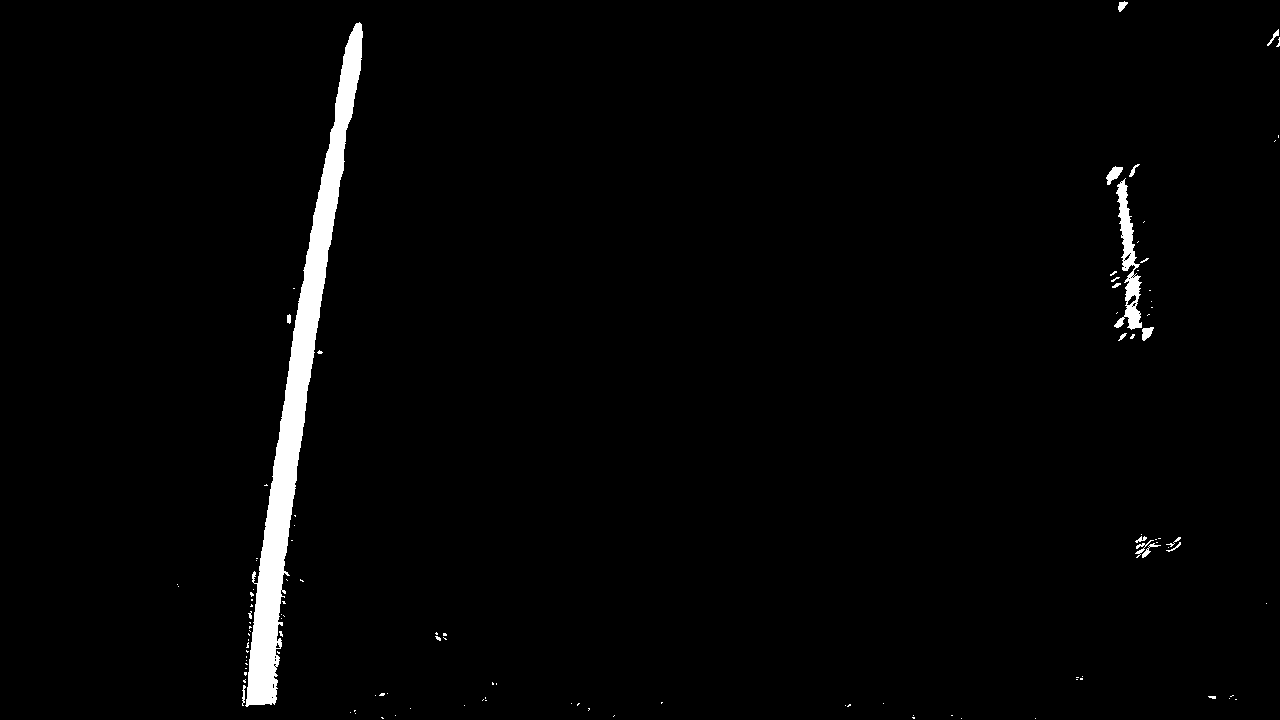
#> input picture threshold_images/test6.jpg, 1280 x 720 px
$ python lane_finding.py   (older library calls are emulated)
#> lines starting #> are read from the running program, lines starting #| are printed output that depends on the picture; after the words box and inside, x2 and y2 are one past the last pixel; in counts of white or black regions, pixels touching at a corner belong together; long printed decimals are rounded
import numpy as np
import cv2
import matplotlib.pyplot as plt
import matplotlib.image as mpimg


image_name = "test6.jpg"
binary_warped = cv2.imread("../threshold_images/"+image_name, cv2.IMREAD_GRAYSCALE)
#> binary_warped: shape (720, 1280); 2% white; 113 white regions (97 under 20 px), largest, box (x1, y1, x2, y2) and area: (245, 22, 363, 707) 15311, (1114, 178, 1142, 330) 1621, (1106, 166, 1123, 185) 163
# Assuming you have created a warped binary image called "binary_warped"
# Take a histogram of the bottom half of the image
histogram = np.sum(binary_warped[binary_warped.shape[0]//2:, :], axis=0)
#> histogram = 1280 values, max 61455 at index 274, min 0 at index 0, mean 1858.3
# Create an output image to draw on and  visualize the result
out_img = np.dstack((binary_warped, binary_warped, binary_warped))*255
# Find the peak of the left and right halves of the histogram
# These will be the starting point for the left and right lines
midpoint = np.int(histogram.shape[0]/2)
#> midpoint = 640
leftx_base = np.argmax(histogram[:midpoint])
#> leftx_base = 274
rightx_base = np.argmax(histogram[midpoint:]) + midpoint
#> rightx_base = 1143

# Choose the number of sliding windows
nwindows = 9
# Set height of windows
window_height = np.int(binary_warped.shape[0]/nwindows)
#> window_height = 80
# Identify the x and y positions of all nonzero pixels in the image
nonzero = binary_warped.nonzero()
#> nonzero = 18195 positions, rows 1 to 718, columns 177 to 1279
nonzeroy = np.array(nonzero[0])
#> nonzeroy = 18195 values from 1 to 718
nonzerox = np.array(nonzero[1])
#> nonzerox = 18195 values, max 1279 at index 248, min 177 at index 14559, mean 414.8
# Current positions to be updated for each window
leftx_current = leftx_base
#> leftx_current = 274
rightx_current = rightx_base
#> rightx_current = 1143
# Set the width of the windows +/- margin
margin = 50
# Set minimum number of pixels found to recenter window
minpix = 10
# Create empty lists to receive left and right lane pixel indices
left_lane_inds = []
right_lane_inds = []

# Step through the windows one by one
for window in range(nwindows):
    # Identify window boundaries in x and y (and right and left)
    win_y_low = binary_warped.shape[0] - (window+1)*window_height
    win_y_high = binary_warped.shape[0] - window*window_height
    win_xleft_low = leftx_current - margin
    win_xleft_high = leftx_current + margin
    win_xright_low = rightx_current - margin
    win_xright_high = rightx_current + margin
    # Draw the windows on the visualization image
    cv2.rectangle(out_img, (win_xleft_low, win_y_low), (win_xleft_high, win_y_high), (0, 255, 0), 2)
    cv2.rectangle(out_img, (win_xright_low, win_y_low), (win_xright_high, win_y_high), (0, 255, 0), 2)
    # Identify the nonzero pixels in x and y within the window
    good_left_inds = ((nonzeroy >= win_y_low) & (nonzeroy < win_y_high) &
                      (nonzerox >= win_xleft_low) & (nonzerox < win_xleft_high)).nonzero()[0]
    good_right_inds = ((nonzeroy >= win_y_low) & (nonzeroy < win_y_high) &
                       (nonzerox >= win_xright_low) & (nonzerox < win_xright_high)).nonzero()[0]
    # Append these indices to the lists
    left_lane_inds.append(good_left_inds)
    right_lane_inds.append(good_right_inds)
    # If you found > minpix pixels, recenter next window on their mean position
    if len(good_left_inds) > minpix:
        leftx_current = np.int(np.mean(nonzerox[good_left_inds]))
    if len(good_right_inds) > minpix:
        rightx_current = np.int(np.mean(nonzerox[good_right_inds]))
#> this loop made 9 passes
#> (win_xleft_low, win_xleft_high, win_xright_low, win_xright_high, leftx_current, rightx_current) on passes 3, 5, 6, 7, 9: (217, 317, 1093, 1193, 277, 1152), (239, 339, 1102, 1202, 300, 1134), (250, 350, 1084, 1184, 312, 1130), (262, 362, 1080, 1180, 326, 1122), (291, 391, 1072, 1172, 352, 1121)
#> (win_xleft_low, win_xleft_high, win_xright_low, win_xright_high, leftx_current) on passes 1, 2, 4, 8: (224, 324, 1093, 1193, 261), (211, 311, 1093, 1193, 267), (227, 327, 1102, 1202, 289), (276, 376, 1072, 1172, 341)
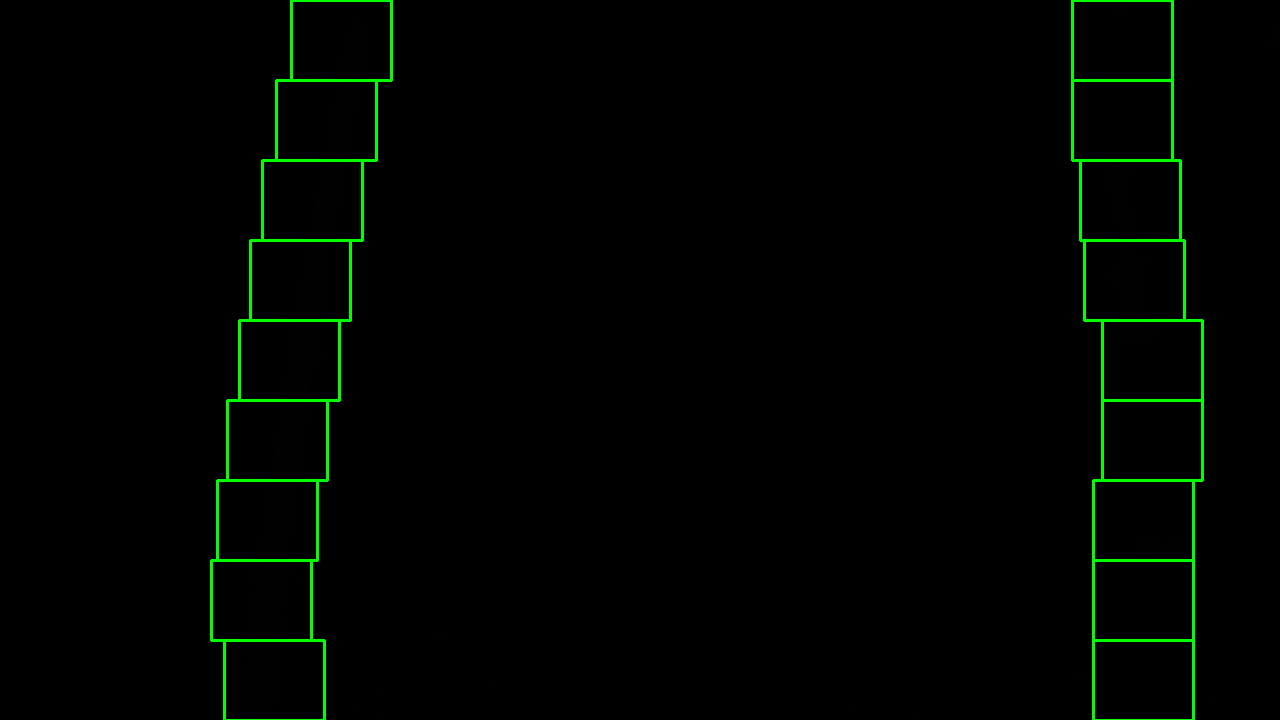
#> out_img: shape (720, 1280, 3); mean of channels 0, 1, 2 0, 4, 0; drawn as B, G, R
#> after the loop, left_lane_inds = 9 items; right_lane_inds = 9 items

# Concatenate the arrays of indices
left_lane_inds = np.concatenate(left_lane_inds)
#> left_lane_inds = 15564 values, max 18165 at index 1954, min 64 at index 14675, mean 9498.2
right_lane_inds = np.concatenate(right_lane_inds)
#> right_lane_inds = 2400 values, max 13852 at index 258, min 0 at index 2336, mean 6230.2

# Extract left and right line pixel positions
leftx = nonzerox[left_lane_inds]
#> leftx = 15564 values, max 362 at index 14748, min 242 at index 1478, mean 297.6
lefty = nonzeroy[left_lane_inds]
#> lefty = 15564 values, max 706 at index 1953, min 22 at index 14675, mean 398
rightx = nonzerox[right_lane_inds]
#> rightx = 2400 values, max 1180 at index 11, min 1106 at index 1709, mean 1130.3
righty = nonzeroy[right_lane_inds]
#> righty = 2400 values, max 557 at index 255, min 1 at index 2336, mean 282.4

# Fit a second order polynomial to each
left_fit = np.polyfit(lefty, leftx, 2)
#> left_fit = [7.54e-05, -0.205, 364.4]
right_fit = np.polyfit(righty, rightx, 2)
#> right_fit = [7.37e-05, 0.0281, 1115.6]

# Generate x and y values for plotting
ploty = np.linspace(0, binary_warped.shape[0]-1, binary_warped.shape[0])
#> ploty = 720 values from 0 to 719
left_fitx = left_fit[0]*ploty**2 + left_fit[1]*ploty + left_fit[2]
#> left_fitx = 720 values, max 364.4 at index 0, min 256.1 at index 719, mean 303.8
right_fitx = right_fit[0]*ploty**2 + right_fit[1]*ploty + right_fit[2]
#> right_fitx = 720 values from 1115.6 to 1173.9

# [8 lines of commented-out code are left out]

out_img = np.dstack((binary_warped, binary_warped, binary_warped))*255
window_img = np.zeros_like(out_img)
# Color in left and right line pixels
out_img[nonzeroy[left_lane_inds], nonzerox[left_lane_inds]] = [255, 0, 0]
out_img[nonzeroy[right_lane_inds], nonzerox[right_lane_inds]] = [0, 0, 255]

# Generate a polygon to illustrate the search window area
# And recast the x and y points into usable format for cv2.fillPoly()
left_line_window1 = np.array([np.transpose(np.vstack([left_fitx-margin, ploty]))])
#> left_line_window1 = 720 pairs, first value 206.1 to 314.4, second value 0 to 719
left_line_window2 = np.array([np.flipud(np.transpose(np.vstack([left_fitx+margin,
                              ploty])))])
#> left_line_window2 = 720 pairs, first value 306.1 to 414.4, second value 0 to 719
left_line_pts = np.hstack((left_line_window1, left_line_window2))
#> left_line_pts = 1440 pairs, first value 206.1 to 414.4, second value 0 to 719
right_line_window1 = np.array([np.transpose(np.vstack([right_fitx-margin, ploty]))])
#> right_line_window1 = 720 pairs, first value 1065.6 to 1123.9, second value 0 to 719
right_line_window2 = np.array([np.flipud(np.transpose(np.vstack([right_fitx+margin,
                              ploty])))])
#> right_line_window2 = 720 pairs, first value 1165.6 to 1223.9, second value 0 to 719
right_line_pts = np.hstack((right_line_window1, right_line_window2))
#> right_line_pts = 1440 pairs, first value 1065.6 to 1223.9, second value 0 to 719

# Draw the lane onto the warped blank image
cv2.fillPoly(window_img, np.int_([left_line_pts]), (0, 255, 0))
cv2.fillPoly(window_img, np.int_([right_line_pts]), (0, 255, 0))
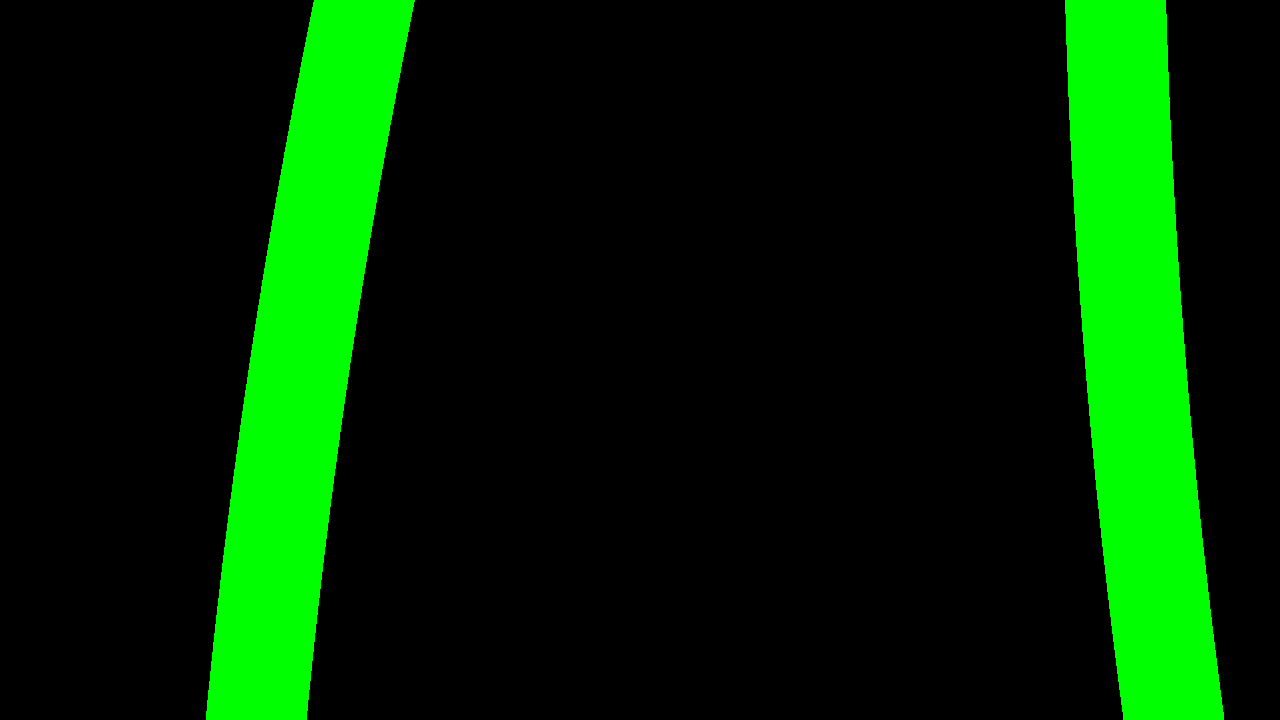
#> window_img: shape (720, 1280, 3); mean of channels 0, 1, 2 0, 40.2, 0; drawn as B, G, R
result = cv2.addWeighted(out_img, 1, window_img, 0.3, 0)
plt.imshow(result)
plt.plot(left_fitx, ploty, color='yellow')
plt.plot(right_fitx, ploty, color='yellow')
plt.xlim(0, 1280)
plt.ylim(720, 0)
plt.waitforbuttonpress()
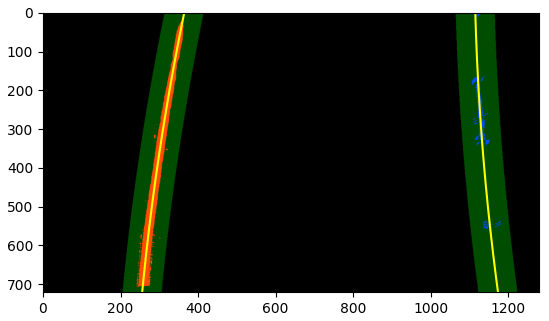
#> figure drawn by matplotlib, 1 panel
plt.close()

y_eval = np.max(ploty)
#> y_eval = 719

# Define conversions in x and y from pixels space to meters
ym_per_pix = 30/720  # meters per pixel in y dimension
xm_per_pix = 3.7/700  # meters per pixel in x dimension

# Fit new polynomials to x,y in world space
left_fit_cr = np.polyfit(ploty*ym_per_pix, left_fitx*xm_per_pix, 2)
#> left_fit_cr = [0.00023, -0.026, 1.93]
right_fit_cr = np.polyfit(ploty*ym_per_pix, right_fitx*xm_per_pix, 2)
#> right_fit_cr = [0.000224, 0.00357, 5.9]
# Calculate the new radii of curvature
left_curverad = ((1 + (2*left_fit_cr[0]*y_eval*ym_per_pix + left_fit_cr[1])**2)**1.5) / np.absolute(2*left_fit_cr[0])
#> left_curverad = 2177.9
right_curverad = ((1 + (2*right_fit_cr[0]*y_eval*ym_per_pix + right_fit_cr[1])**2)**1.5) / np.absolute(2*right_fit_cr[0])
#> right_curverad = 2228.3
# Now our radius of curvature is in meters
print(left_curverad, 'm', right_curverad, 'm')
#| 2177.854 m 2228.306 m


# Create an image to draw the lines on
warp_zero = np.zeros_like(binary_warped).astype(np.uint8)
color_warp = np.dstack((warp_zero, warp_zero, warp_zero))

# Recast the x and y points into usable format for cv2.fillPoly()
pts_left = np.array([np.transpose(np.vstack([left_fitx, ploty]))])
#> pts_left = 720 pairs, first value 256.1 to 364.4, second value 0 to 719
pts_right = np.array([np.flipud(np.transpose(np.vstack([right_fitx, ploty])))])
#> pts_right = 720 pairs, first value 1115.6 to 1173.9, second value 0 to 719
pts = np.hstack((pts_left, pts_right))
#> pts = 1440 pairs, first value 256.1 to 1173.9, second value 0 to 719

# Draw the lane onto the warped blank image
cv2.fillPoly(color_warp, np.int_([pts]), (0, 255, 0))
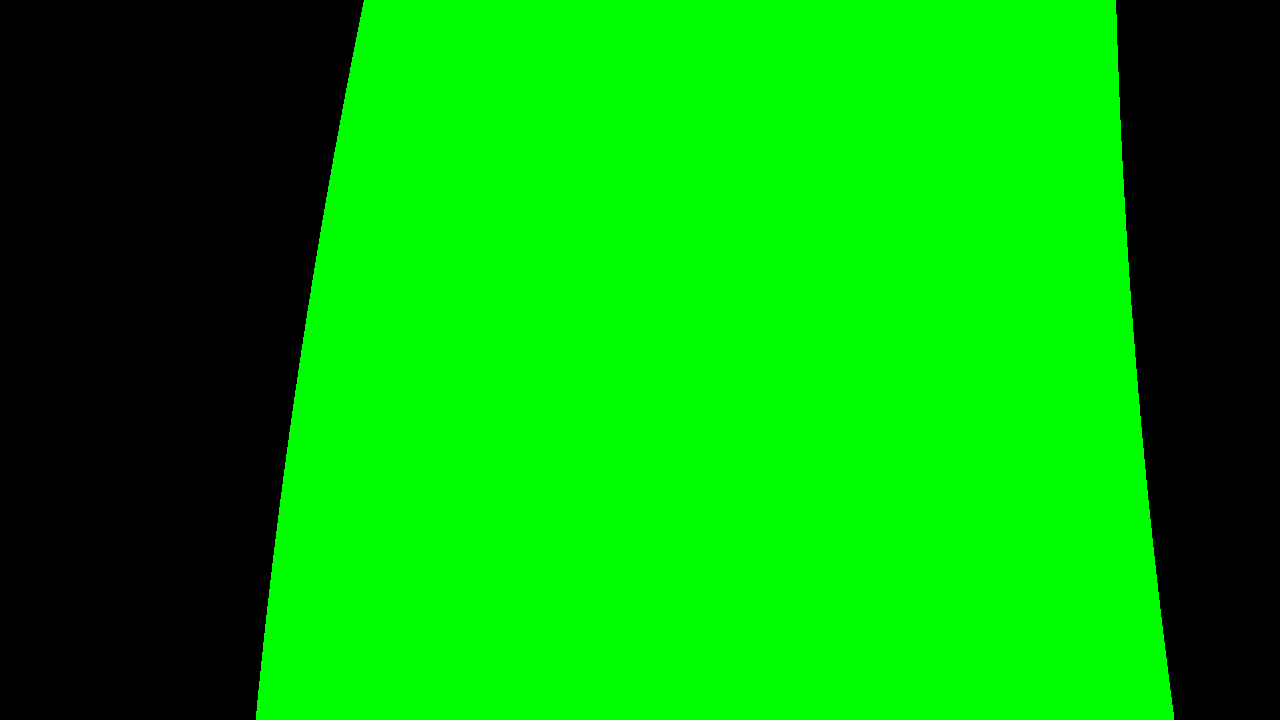
#> color_warp: shape (720, 1280, 3); mean of channels 0, 1, 2 0, 166.5, 0; drawn as B, G, R

# src = np.float32([[490, 482], [810, 482], [1250, 720], [40, 720]])
# dst = np.float32([[0, 0], [1280, 0], [1250, 720], [40, 720]])
src = np.float32([[545, 460], [735, 460], [1280, 700], [0, 700]])
dst = np.float32([[0, 0], [1280, 0], [1280, 720], [0, 720]])
Minv = cv2.getPerspectiveTransform(dst, src)
#> Minv = [[0.148, -0.757, 545], [0, -0.495, 460], [0, -0.00118, 1]]

# Warp the blank back to original image space using inverse perspective matrix (Minv)
newwarp = cv2.warpPerspective(color_warp, Minv, (binary_warped.shape[1], binary_warped.shape[0]))
# Combine the result with the original image
undist = mpimg.imread("../test_images/"+image_name)
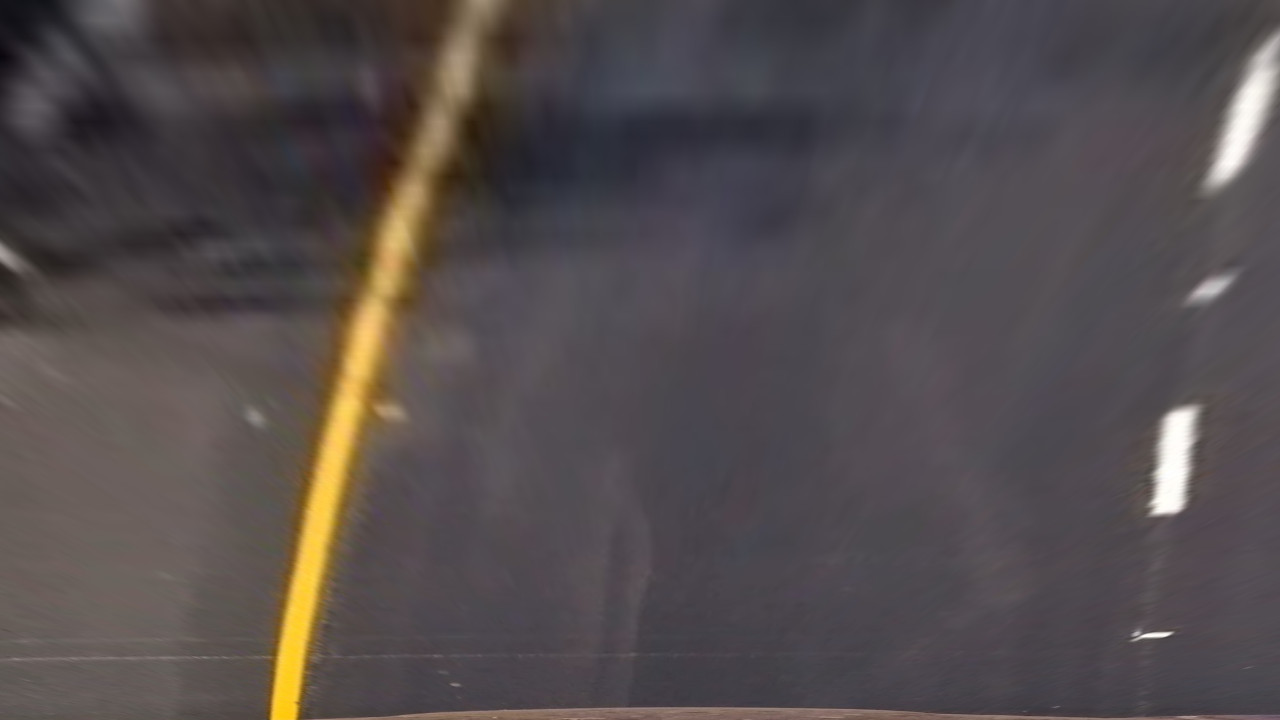
#> input picture birds_eye_view_images/test6.jpg, 1280 x 720 px, found by its file name
#> undist is the input picture: shape (720, 1280, 4) float32; mean R, G, B, A 0.329, 0.3, 0.303, 1
plt.imshow(undist)
plt.waitforbuttonpress()
plt.close()
#> (the run stopped early here; a loop or call above may not have finished)
